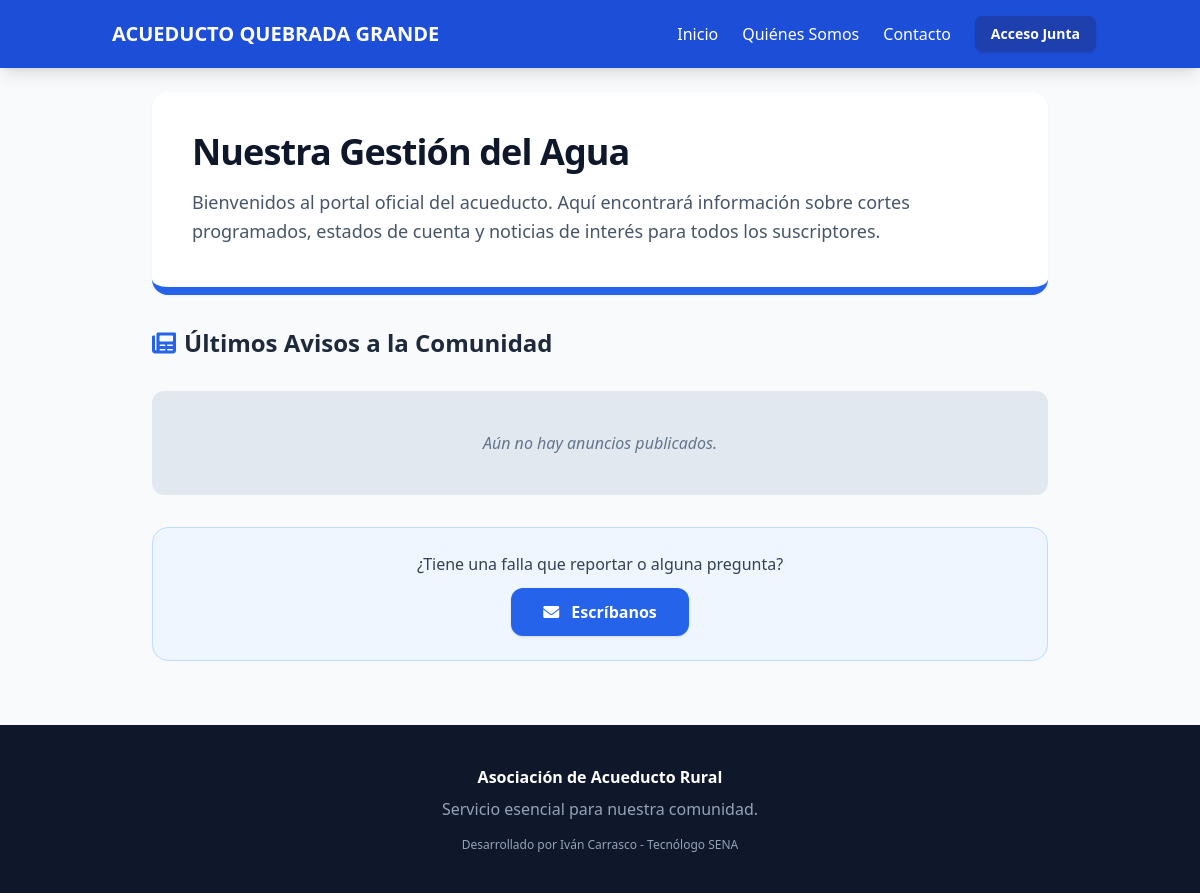
Before: / with the older database file.
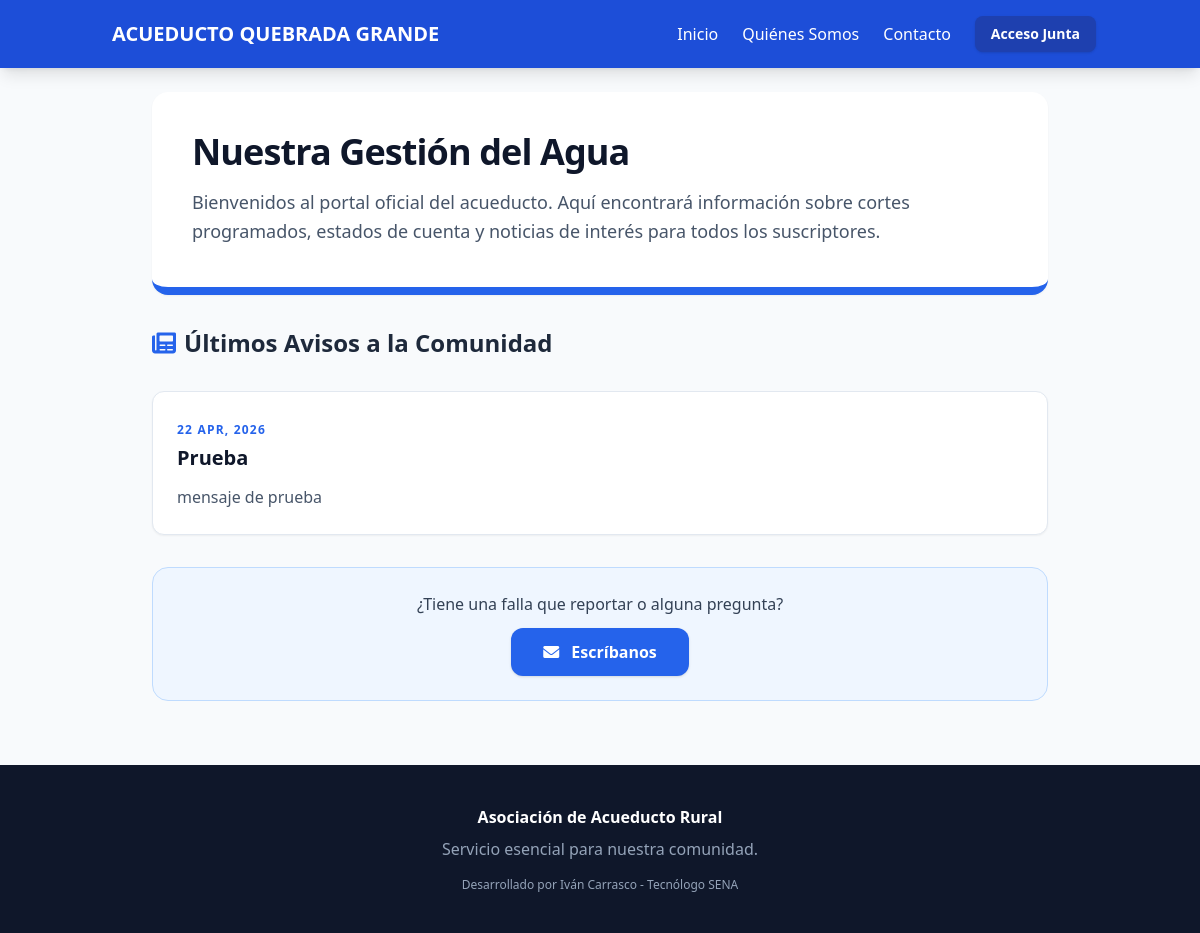
After: the same page with the newer database file.
### app.py (models this page shows)
class Noticia(db.Model):
    id = db.Column(db.Integer, primary_key=True)
    titulo = db.Column(db.String(100), nullable=False)
    contenido = db.Column(db.Text, nullable=False)
    fecha = db.Column(db.DateTime, default=datetime.now)

### app.py (the view)
@app.route('/')
def index():
    noticias = Noticia.query.order_by(Noticia.id.desc()).all()
    return render_template('index.html', noticias=noticias)

### templates/index.html
{% extends "base.html" %}
{% block content %}
<div class="max-w-4xl mx-auto space-y-8">
    <div class="bg-white p-10 rounded-2xl shadow-sm border-b-8 border-blue-600">
        <h1 class="text-4xl font-black text-slate-900 mb-4 tracking-tight">Nuestra Gestión del Agua</h1>
        <p class="text-lg text-slate-600 leading-relaxed">Bienvenidos al portal oficial del acueducto. Aquí encontrará información sobre cortes programados, estados de cuenta y noticias de interés para todos los suscriptores.</p>
    </div>
    <h2 class="text-2xl font-bold text-slate-800 flex items-center gap-2">
        <i class="fas fa-newspaper text-blue-600"></i> Últimos Avisos a la Comunidad
    </h2>
    {% if noticias %}
        <div class="grid gap-6">
        {% for n in noticias %}
            <div class="bg-white p-6 rounded-xl shadow-sm border border-slate-200 hover:shadow-md transition">
                <span class="text-xs font-bold text-blue-600 uppercase tracking-widest">{{ n.fecha.strftime('%d %b, %Y') }}</span>
                <h3 class="text-xl font-bold mt-1 text-slate-900">{{ n.titulo }}</h3>
                <p class="mt-3 text-slate-600 leading-relaxed">{{ n.contenido }}</p>
            </div>
        {% endfor %}
        </div>
    {% else %}
        <div class="bg-slate-200 p-10 rounded-xl text-center italic text-slate-500">
            Aún no hay anuncios publicados.
        </div>
    {% endif %}
    <div class="bg-blue-50 border border-blue-200 p-6 rounded-2xl text-center">
        <p class="text-slate-700 font-medium mb-3">¿Tiene una falla que reportar o alguna pregunta?</p>
        <a href="/contacto" class="inline-block bg-blue-600 text-white font-bold px-8 py-3 rounded-xl hover:bg-blue-700 transition shadow">
            <i class="fas fa-envelope mr-2"></i> Escríbanos
        </a>
    </div>
</div>
{% endblock %}

### templates/base.html (shortened to what this page needs)
<!DOCTYPE html>
<html lang="es">
<head>
    <script src="https://cdn.tailwindcss.com"></script>
    <link href="https://cdnjs.cloudflare.com/ajax/libs/font-awesome/6.0.0/css/all.min.css" rel="stylesheet">
</head>
<body class="bg-slate-50 flex flex-col min-h-screen text-slate-800">
    <nav class="bg-blue-700 text-white shadow-lg sticky top-0 z-50">
        <div class="container mx-auto flex justify-between items-center p-4">
            <a href="/" class="text-xl font-bold flex items-center gap-2">
                 ACUEDUCTO QUEBRADA GRANDE
            </a>
            <div class="space-x-6 flex items-center">
                <a href="/" class="hover:text-blue-200 transition font-medium">Inicio</a>
                <a href="/nosotros" class="hover:text-blue-200 transition font-medium">Quiénes Somos</a>
                <a href="/contacto" class="hover:text-blue-200 transition font-medium">Contacto</a>
                {% if session.get('admin') %}
                    <a href="/admin" class="hover:text-blue-200 transition font-medium text-sm">Panel</a>
                    <a href="/logout" class="bg-rose-600 px-4 py-2 rounded-lg hover:bg-rose-700 transition text-sm font-bold shadow">Cerrar Sesión</a>
                {% else %}
                    <a href="/login" class="bg-blue-800 px-4 py-2 rounded-lg hover:bg-blue-900 transition text-sm font-bold shadow">Acceso Junta</a>
                {% endif %}
            </div>
        </div>
    </nav>
    <main class="container mx-auto flex-grow p-6">
        {% block content %}{% endblock %}
    </main>
    <footer class="bg-slate-900 text-slate-400 p-10 mt-10">
        <div class="container mx-auto text-center">
            <p class="font-bold text-white mb-2">Asociación de Acueducto Rural</p>
            <p>Servicio esencial para nuestra comunidad.</p>
            <div class="mt-4 text-xs">
                Desarrollado por Iván Carrasco - Tecnólogo SENA
            </div>
        </div>
    </footer>
</body>
</html>

Changed rows visible on the page:
added Noticia: fecha "22 APR, 2026", titulo "Prueba", contenido "mensaje de prueba"
Other visible differences:
text no longer shown: "Aún no hay anuncios publicados."
